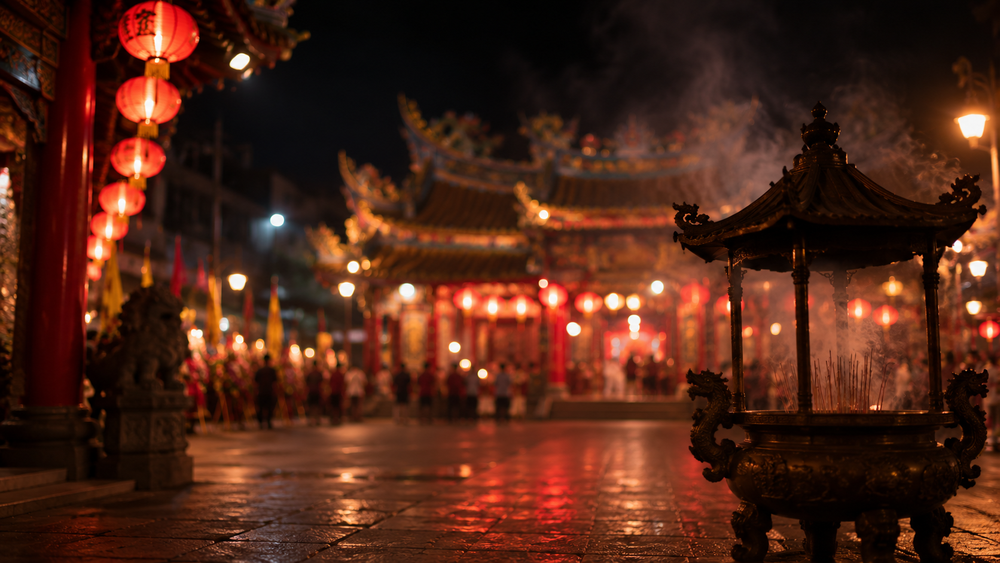
#> input picture assets/rhythm-bg-temple.png, 1000 x 563 px, shrunk from 1672 x 941 before the run
$ python black-to-alpha.py ../assets/rhythm-bg-temple.png ../assets/rhythm-bg-temple.png 100
#> lines starting #> are read from the running program, lines starting #| are printed output that depends on the picture; after the words box and inside, x2 and y2 are one past the last pixel; in counts of white or black regions, pixels touching at a corner belong together
# 黑底轉透明——垃圾/招牌/公園小物這些貼圖是純黑底拍的物件照片,這個把「連到
# 畫面邊界的那塊黑」轉成 alpha=0,疊在地上或立牌的 decal 才不會帶一整片黑方塊。
# 跟 assets/tex/PROMPTS.md 的規格配套用。
#
#   python3 tools/black-to-alpha.py 原圖.png 輸出.png [閾值,預設 24]
#
# 只挖「連到邊界」的黑,不是整張圖裡所有暗於閾值的像素都挖掉——物件自己身上
# 很深的陰影摺痕(消防栓照片踩過這個坑,2026-08-13)常常也暗到踩進同一個
# 閾值,如果整張圖無腦挖,物件表面會被挖出鋸齒狀的洞。用連通分量:只有真正
# 從畫面邊界一路連過來的黑色區域才算背景,物件內部被包住、沒連到邊界的暗處
# 維持不透明。

import sys
import numpy as np
from PIL import Image
from scipy.ndimage import label

src, dst = sys.argv[1], sys.argv[2]
thresh = int(sys.argv[3]) if len(sys.argv) > 3 else 24

im = Image.open(src).convert("RGBA")
arr = np.array(im)
dark = arr[:, :, :3].max(axis=2) <= thresh
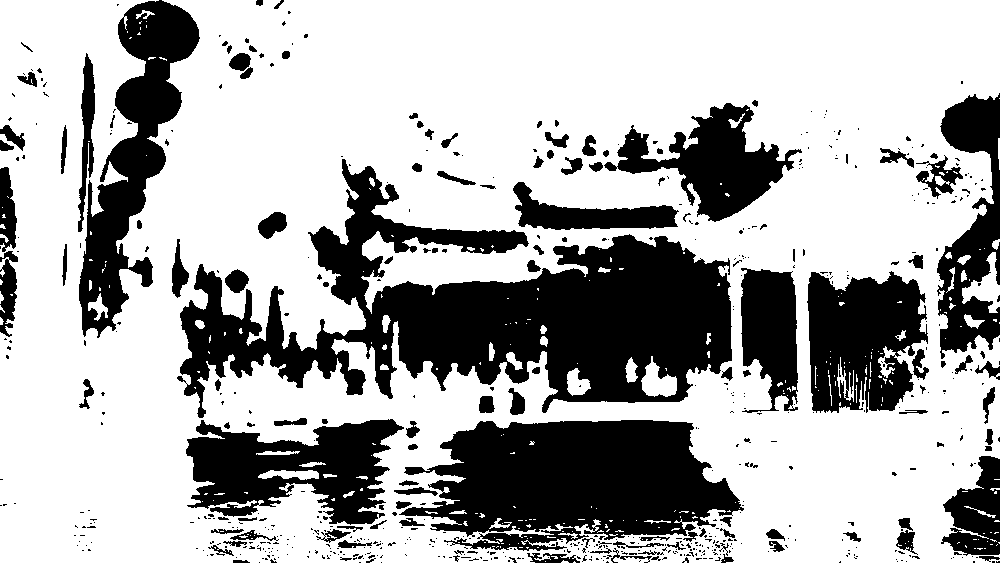
#> dark: shape (563, 1000) bool; 68.4% white; 648 black regions (517 under 20 px), largest, box (x1, y1, x2, y2) and area: (177, 159, 732, 418) 57659, (399, 420, 744, 551) 30009, (79, 0, 200, 338) 15308

labels, n = label(dark, structure=np.ones((3, 3)))  # 8-connectivity
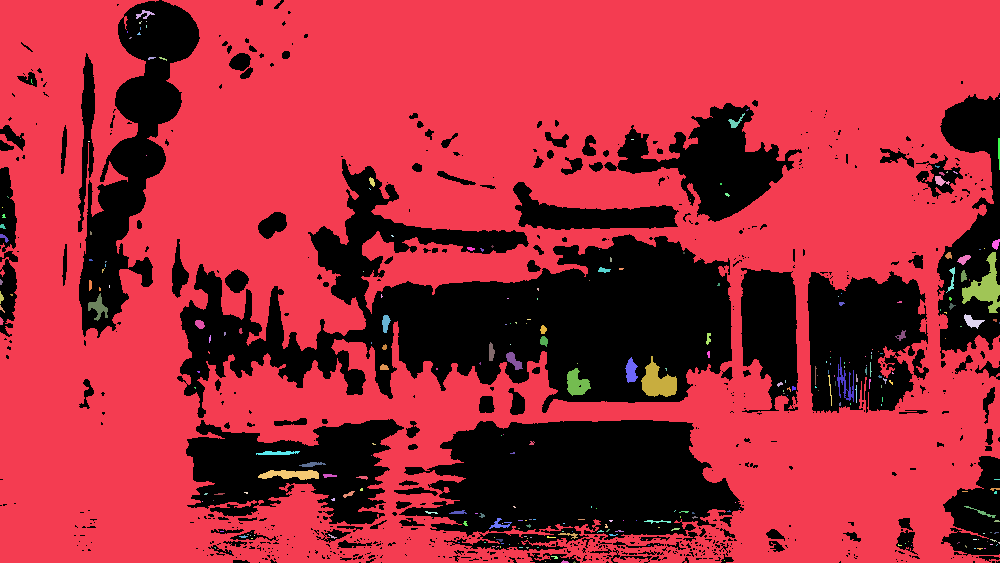
#> labels: shape (563, 1000) int32; 284 distinct labels, from 0 to 283; one colour per label, 0 black
#> n = 283
border_labels = set(labels[0, :]) | set(labels[-1, :]) | set(labels[:, 0]) | set(labels[:, -1])
#> border_labels = 19 items
border_labels.discard(0)

bg_mask = np.isin(labels, list(border_labels))
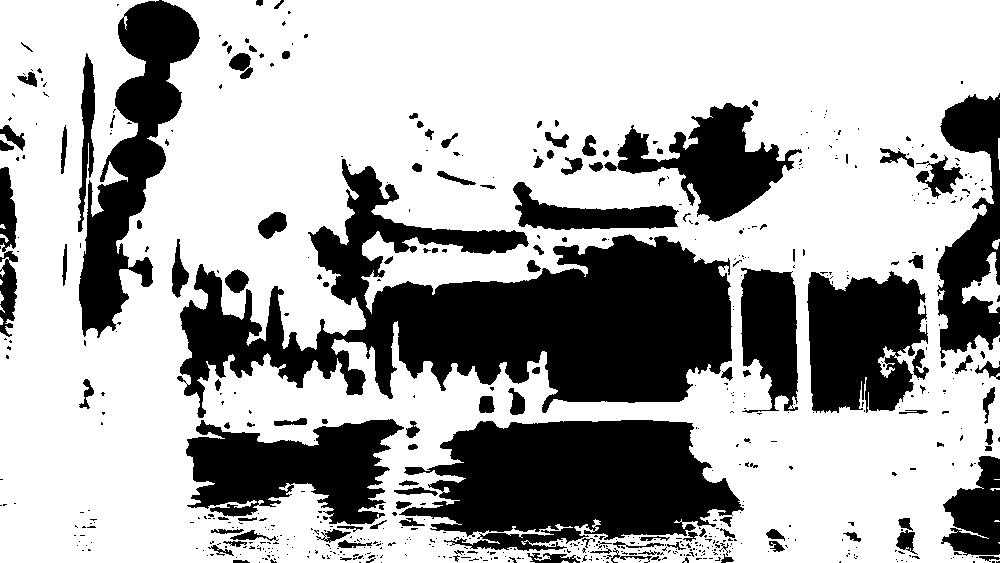
#> bg_mask: shape (563, 1000) bool; 67.4% white; 646 black regions (515 under 20 px), largest, box (x1, y1, x2, y2) and area: (177, 159, 732, 418) 59990, (399, 420, 744, 551) 30532, (79, 0, 200, 338) 15734
arr[bg_mask, 3] = 0
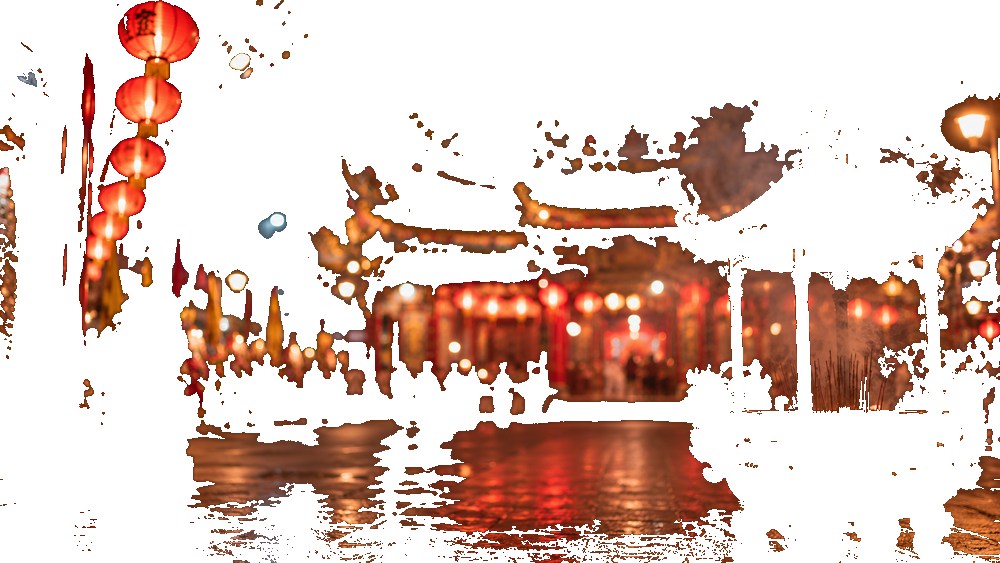
#> arr: shape (563, 1000, 4); mean R, G, B, A 78.9, 37.1, 22.4, 83.1; transparent parts drawn white

Image.fromarray(arr).save(dst)
print(f"{src} -> {dst}  ({len(border_labels)} 塊邊界連通黑塊挖成透明)")
#| ../assets/rhythm-bg-temple.png -> ../assets/rhythm-bg-temple.png  (18 塊邊界連通黑塊挖成透明)
